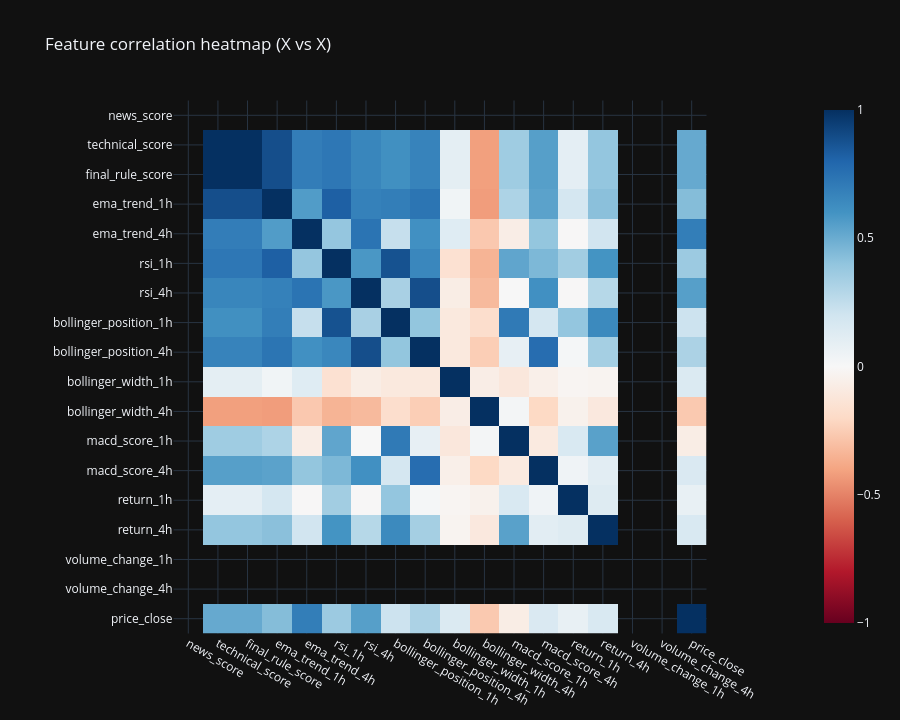

The cell this chart's notebook holds for it:
### Markdown cell above
### Part 4a: correlation investigation

**Feature vs target (Pearson with 0/1 label):** a rough “linear association” screen.

**Feature vs feature heatmap:** highlights redundant pairs (e.g. multiple momentum proxies tracking the same idea).

**What would worry me?** A feature perfectly correlated with the target can mean **leakage** where targets come only from future price, so inputs must not include future returns.

### Code cell
# Convert all feature columns to numeric (force invalid values to NaN)
for c in FEATURE_COLUMNS:
    eda_df[c] = pd.to_numeric(eda_df[c], errors="coerce")

# Compute correlation between each feature and the target (12h direction)
corr_rows = []
for c in FEATURE_COLUMNS:
    s = eda_df[[c, EDA_TARGET]].dropna()  # drop rows with missing values
    if len(s) < 10:  # skip if too little data
        continue
    corr_rows.append({"feature": c, "corr_with_12h_target": float(s[c].corr(s[EDA_TARGET]))})

# Rank features by strength of correlation (absolute value)
corr_df = pd.DataFrame(corr_rows).sort_values("corr_with_12h_target", key=abs, ascending=False)

# Display correlation results
display(Markdown("**Correlation with target_up_12h (Pearson)**"))
display(corr_df.style.format({"corr_with_12h_target": "{:+.3f}"}))

# Compute feature-to-feature correlation matrix
Xnum = eda_df[FEATURE_COLUMNS].astype(float)
x_corr = Xnum.corr()

# Plot heatmap to identify highly correlated (possibly redundant) features
fig = px.imshow(
    x_corr,
    x=x_corr.columns,
    y=x_corr.index,
    color_continuous_scale="RdBu",
    zmin=-1,
    zmax=1,
    title="Feature correlation heatmap (X vs X)",
)
fig.update_layout(template=PLOT_TEMPLATE, height=720)
fig.show()

### Figure 1 — Plotly figure (JSON) as saved in the notebook; plotly's stock layout.template omitted (floating-point values rounded to 4 significant figures; data arrays with more than 128 entries replaced by an {"elided": "..."} marker saying what was removed)
{"data": [{"coloraxis": "coloraxis", "hovertemplate": "x: %{x}<br>y: %{y}<br>color: %{z}<extra></extra>", "name": "0", "type": "heatmap", "x": ["news_score", "technical_score", "final_rule_score", "ema_trend_1h", "ema_trend_4h", "rsi_1h", "rsi_4h", "bollinger_position_1h", "bollinger_position_4h", "bollinger_width_1h", "bollinger_width_4h", "macd_score_1h", "macd_score_4h", "return_1h", "return_4h", "volume_change_1h", "volume_change_4h", "price_close"], "xaxis": "x", "y": ["news_score", "technical_score", "final_rule_score", "ema_trend_1h", "ema_trend_4h", "rsi_1h", "rsi_4h", "bollinger_position_1h", "bollinger_position_4h", "bollinger_width_1h", "bollinger_width_4h", "macd_score_1h", "macd_score_4h", "return_1h", "return_4h", "volume_change_1h", "volume_change_4h", "price_close"], "yaxis": "y", "z": {"elided": "18x18 float values"}}], "layout": {"coloraxis": {"cmax": 1, "cmin": -1, "colorscale": [[0, "rgb(103,0,31)"], [0.1, "rgb(178,24,43)"], [0.2, "rgb(214,96,77)"], [0.3, "rgb(244,165,130)"], [0.4, "rgb(253,219,199)"], [0.5, "rgb(247,247,247)"], [0.6, "rgb(209,229,240)"], [0.7, "rgb(146,197,222)"], [0.8, "rgb(67,147,195)"], [0.9, "rgb(33,102,172)"], [1, "rgb(5,48,97)"]]}, "height": 720, "title": {"text": "Feature correlation heatmap (X vs X)"}, "xaxis": {"anchor": "y", "constrain": "domain", "domain": [0, 1], "scaleanchor": "y"}, "yaxis": {"anchor": "x", "autorange": "reversed", "constrain": "domain", "domain": [0, 1]}}}
